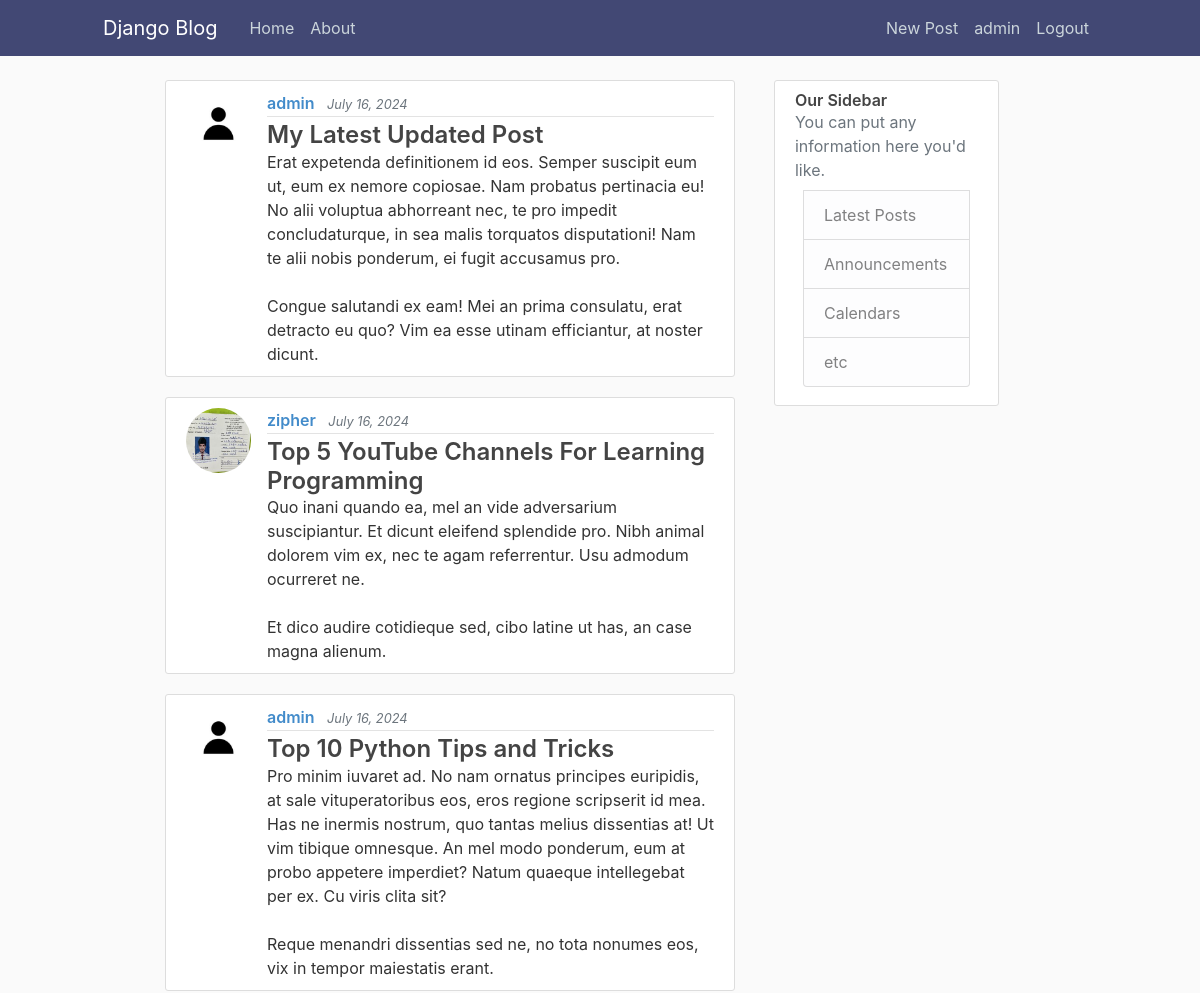
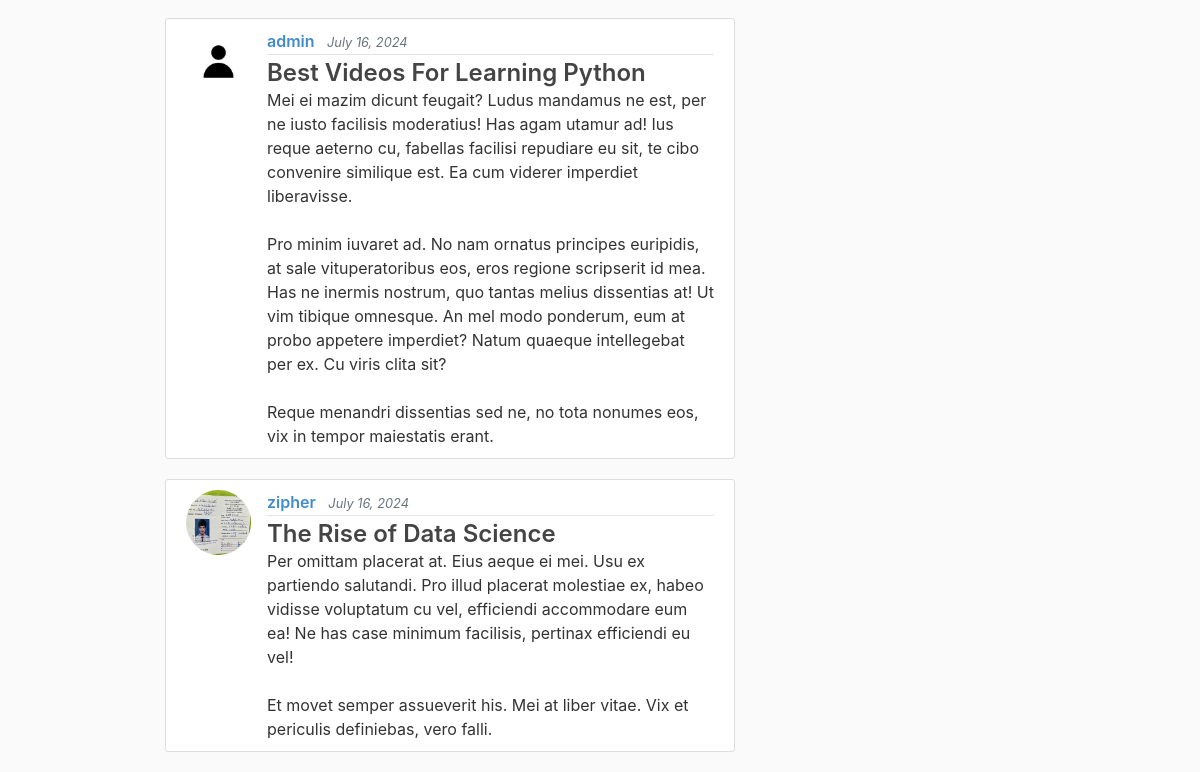
The app's page / (signed in) with its own data (2 pictures, top to bottom).
### blog/models.py (models this page shows, shortened)
class Post(models.Model):
    title = models.CharField(max_length=100)
    content = models.TextField()
    date_posted = models.DateTimeField(default=timezone.now)
    author = models.ForeignKey(User, on_delete=models.CASCADE)

### users/models.py (models this page shows, shortened)
class Profile(models.Model):
    user = models.OneToOneField(User, on_delete=models.CASCADE)
    image = models.ImageField(default='default.jpg', upload_to='profile_pics')

### blog/views.py (the view)
# urls.py: path('', PostListView.as_view(), name='blog-home'),
class PostListView(ListView):
    model = Post
    template_name = 'blog/home.html' # <app>/<model>_<viewtype>.html
    context_object_name= 'posts'
    ordering= ['-date_posted']
    paginate_by =5

### blog/templates/blog/home.html
{% extends "blog/base.html" %}
{% block content %}
    {% for post in posts %}
        <article class="media content-section">
          <img class= "rounded-circle article-img"  src= "{{ post.author.profile.image.url }}">
          <div class="media-body">
            <div class="article-metadata">
              <a class="mr-2 font-semibold -backdrop-hue-rotate-15" href="profile/">{{ post.author }}</a>
              <small class="text-muted fa-align-right italic">{{ post.date_posted|date:"F d, Y" }}</small>
            </div>
            <h2><a class="article-title font-semibold text-2xl" href="{% url 'post-detail' post.id %}">{{ post.title }}</a></h2>
            <p class="article-content">{{ post.content }}</p>
          </div>
        </article>
    {% endfor %}
{% endblock content %}

### blog/templates/blog/base.html (shortened to what this page needs)
{% load static %}
<!DOCTYPE html>
<html>
<head>
    <link rel="stylesheet" href="https://maxcdn.bootstrapcdn.com/bootstrap/4.0.0/css/bootstrap.min.css">
    <link href="https://unpkg.com/tailwindcss@^1.0/dist/tailwind.min.css" rel="stylesheet">
    <link rel="stylesheet" type="text/css" href="{% static 'blog/main.css' %}">
</head>
<body>
    <header class="site-header">
      <nav class="navbar navbar-expand-md navbar-dark bg-steel fixed-top">
        <div class="container">
          <a class="navbar-brand mr-4" href="{% url 'blog-home' %}">Django Blog</a>
          <div class="collapse navbar-collapse" id="navbarToggle">
            <div class="navbar-nav mr-auto">
              <a class="nav-item nav-link" href="{% url 'blog-home' %}">Home</a>
              <a class="nav-item nav-link" href="{% url 'blog-about' %}">About</a>
            </div>
            <div class="navbar-nav">
              {% if user.is_authenticated %}
                <a class="nav-item nav-link" href="{% url 'post-create' %}">New Post</a>
                <a class="nav-item nav-link" href="{% url 'profile' %}">{{user.username}}</a>
                <a class="nav-item nav-link" href="{% url 'logout' %}">Logout</a>
              {% else %}
                <a class="nav-item nav-link" href="{% url 'login' %}">Login</a>
                <a class="nav-item nav-link" href="{% url 'register' %}">Register</a>
              {% endif %}
            </div>
          </div>
        </div>
      </nav>
    </header>
    <main role="main" class="container w-3/4">
      <div class="row">
        <div class="col-md-8">
          {% block content %}{% endblock %}
        </div>
        <div class=" w-1/4 ml-4 ">
          <div class="content-section">
            <h3 class="font-semibold">Our Sidebar</h3>
            <p class='text-muted'>You can put any information here you'd like.
              <ul class="list-group  overflow-hidden p-2">
                <li class="list-group-item list-group-item-light">Latest Posts</li>
                <li class="list-group-item list-group-item-light">Announcements</li>
                <li class="list-group-item list-group-item-light">Calendars</li>
                <li class="list-group-item list-group-item-light">etc</li>
              </ul>
            </p>
          </div>
        </div>
      </div>
    </main>
</body>
</html>

### blog/static/blog/main.css (style rules this page uses)
body { background: #fafafa; color: #333333; margin-top: 5rem; }
h1, h2, h3, h4, h5, h6 { color: #444444; }
ul { margin: 0; }
.bg-steel { background-color: #424874; }
.site-header .navbar-nav .nav-link { color: #cbd5db; }
.content-section { background: #ffffff; padding: 10px 20px; border: 1px solid #dddddd; border-radius: 3px; margin-bottom: 20px; }
.article-title { color: #444444; }
.article-content { white-space: pre-line; }
.article-img { height: 65px; width: 65px; margin-right: 16px; }
.article-metadata { padding-bottom: 1px; margin-bottom: 4px; border-bottom: 1px solid #e3e3e3; color: #428bca; }

### records on screen
Post: author.profile.image (placeholder picture), author "admin", date_posted "July 16, 2024", title "My Latest Updated Post", content "Erat expetenda definitionem id eos. Semper suscipit eum ut, eum ex nemore copiosae. Nam probatus pertinacia eu! No alii voluptua abhorreant nec, te pro impedit concludaturque, in sea malis torquatos disputationi! Nam te alii nobis ponderum, ei fugit accusamus pro. Congue salutandi ex eam! Mei an prima consulatu, erat detracto eu quo? Vim ea esse utinam efficiantur, at noster dicunt."
Post: author.profile.image (picture), author "zipher", date_posted "July 16, 2024", title "Top 5 YouTube Channels For Learning Programming", content "Quo inani quando ea, mel an vide adversarium suscipiantur. Et dicunt eleifend splendide pro. Nibh animal dolorem vim ex, nec te agam referrentur. Usu admodum ocurreret ne. Et dico audire cotidieque sed, cibo latine ut has, an case magna alienum."
Post: author.profile.image (placeholder picture), author "admin", date_posted "July 16, 2024", title "Top 10 Python Tips and Tricks", content "Pro minim iuvaret ad. No nam ornatus principes euripidis, at sale vituperatoribus eos, eros regione scripserit id mea. Has ne inermis nostrum, quo tantas melius dissentias at! Ut vim tibique omnesque. An mel modo ponderum, eum at probo appetere imperdiet? Natum quaeque intellegebat per ex. Cu viris clita sit? Reque menandri dissentias sed ne, no tota nonumes eos, vix in tempor maiestatis erant."
Post: author.profile.image (placeholder picture), author "admin", date_posted "July 16, 2024", title "Best Videos For Learning Python", content "Mei ei mazim dicunt feugait? Ludus mandamus ne est, per ne iusto facilisis moderatius! Has agam utamur ad! Ius reque aeterno cu, fabellas facilisi repudiare eu sit, te cibo convenire similique est. Ea cum viderer imperdiet liberavisse. Pro minim iuvaret ad. No nam ornatus principes euripidis, at sale vituperatoribus eos, eros regione scripserit id mea. Has ne inermis nostrum, quo tantas melius dissentias at! Ut vim tibique omnesque. An mel modo ponderum, eum at probo appetere imperdiet? Natum quaeque intellegebat per ex. Cu viris clita sit? Reque menandri dissentias sed ne, no tota nonumes eos, vix in tempor maiestatis erant."
Post: author.profile.image (picture), author "zipher", date_posted "July 16, 2024", title "The Rise of Data Science", content "Per omittam placerat at. Eius aeque ei mei. Usu ex partiendo salutandi. Pro illud placerat molestiae ex, habeo vidisse voluptatum cu vel, efficiendi accommodare eum ea! Ne has case minimum facilisis, pertinax efficiendi eu vel! Et movet semper assueverit his. Mei at liber vitae. Vix et periculis definiebas, vero falli."

### other values on screen
{{ user.username }} "admin"
